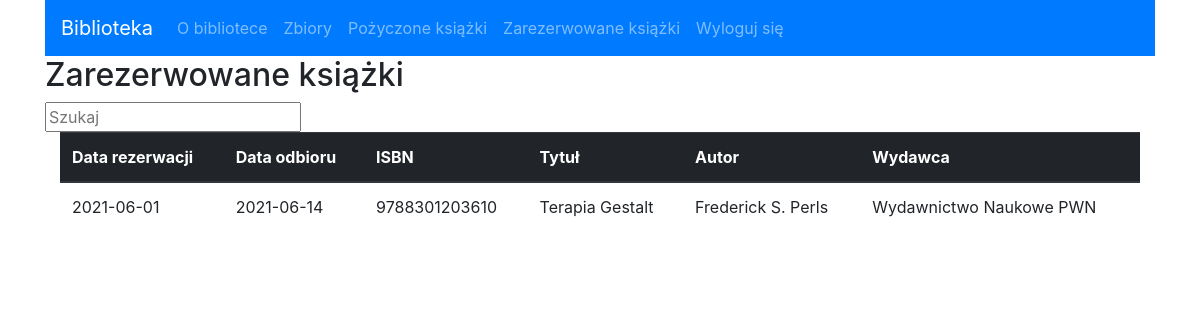
The page /reserved.php (signed in) on the database its author committed.
### tables this page shows
CREATE TABLE `czytelnik` (
  `PESEL` varchar(11) NOT NULL,
  `Imie` varchar(20) NOT NULL,
  `Nazwisko` varchar(20) NOT NULL,
  `e-mail` varchar(30) NOT NULL,
  `telefon` int(9) NOT NULL,
  `haslo` varchar(64) NOT NULL
);

CREATE TABLE `rezerwacje` (
  `ISBN` varchar(13) NOT NULL,
  `nr_kopii` int(11) NOT NULL,
  `PESEL` varchar(11) NOT NULL,
  `Data_rezerwacji` date NOT NULL,
  `Data_odbioru` date DEFAULT NULL
);

CREATE TABLE `ksiazka` (
  `ISBN` varchar(13) NOT NULL,
  `Tytul` varchar(55) NOT NULL,
  `Autor` varchar(40) NOT NULL,
  `Wydawca` varchar(40) NOT NULL
);

### reserved.php (the view, shortened to what this page needs)
<!doctype html>
<html lang="en">
  <head>
    <link rel="stylesheet" href="https://maxcdn.bootstrapcdn.com/bootstrap/4.0.0/css/bootstrap.min.css">
  </head>
  <body>
    <div class="container">
      <nav class="navbar navbar-expand-lg navbar-dark bg-primary">
        <a class="navbar-brand active" href="index.php">Biblioteka</a>
        <div class="collapse navbar-collapse" id="navbarSupportedContent">
          <ul class="navbar-nav mr-auto">
            <li class="nav-item">
              <a class="nav-link" href="info.php">O bibliotece</a>
            </li>
            <li class="nav-item">
              <a class="nav-link" href="zbiory.php">Zbiory</a>
            </li>
          <?php
          if (isset($_SESSION["username"])) {
            if($_SESSION['username'] == 'admin@biblioteka.example'){
              echo "<li class='nav-item'> <a class='nav-link' href='users.php'>Czytelnicy</a></li>
              <li class='nav-item'> <a class='nav-link' href='admin.php'>Panel administratora</a></li>";
            }
            else{
              echo "<li class='nav-item'> <a class='nav-link' href='borrowed.php'>Pożyczone książki</a></li>
              <li class='nav-item'> <a class='nav-link' href='reserved.php'>Zarezerwowane książki</a></li>";
            }
            echo "<li class='nav-item'> <a class='nav-link' href='logout.php'>Wyloguj się</a></li>";
          }
          else{
            echo "<li class='nav-item'> <a class='nav-link' href='login.php'>Zaloguj się</a></li>";
          }
          ?>
          </ul>
      </nav>
    </div>
    <div class="container">
      <h2>Zarezerwowane książki</h2>
      <input type="text" id="inputContent" onkeyup="Search()" placeholder="Szukaj">
        <div class="container">
      <?php
        $email = $_SESSION["username"];
        include('connection.php');
        $sql = "SELECT `czytelnik`.`PESEL`,`rezerwacje`.`ISBN`,`rezerwacje`.`Data_rezerwacji`,`rezerwacje`.`Data_odbioru`,`ksiazka`.`Tytul`,`ksiazka`.`Autor`,`ksiazka`.`Wydawca` FROM `czytelnik`,`rezerwacje`,`kopia`,`ksiazka`
        where `czytelnik`.`PESEL` = `rezerwacje`.`PESEL`
        and `czytelnik`.`e-mail` = '$email'
        and `rezerwacje`.`ISBN` = `kopia`.`ISBN`
        and `kopia`.`ISBN` = `ksiazka`.`ISBN` ORDER BY `rezerwacje`.`Data_rezerwacji` DESC;";
        $result = mysqli_query($conn,$sql);
        echo '<table class="table" id="ksiazkiTab">
            <thead class="thead-dark">
            <tr>
                <th scope="col">Data rezerwacji</th>
                <th scope="col">Data odbioru</th>
                <th scope="col">ISBN</th>
                <th scope="col">Tytuł</th>
                <th scope="col">Autor</th>
                <th scope="col">Wydawca</th>
           </tr>
           </thead>';
           while($row = $result->fetch_assoc()) {
            echo '<tr>
              <td>' . $row['Data_rezerwacji'] . '</td>
              <td>' . $row['Data_odbioru'] . '</td>
              <td>' . $row['ISBN'] . '</td>
              <td>' . $row['Tytul'] . '</td>
              <td>' . $row['Autor'] . '</td>
              <td>' . $row['Wydawca'] . '</td>';
            if ($row['Data_odbioru'] == NULL) {
              echo'<td>
              <form action="cancelres.php" method="post">
              <input type="hidden" name="PESEL" value="' . $row['PESEL'] . '"/>
              <input type="hidden" name="ISBN" value="' . $row['ISBN'] . '"/>
              <input type="hidden" name="Data_rezerwacji" value="' . $row['Data_rezerwacji'] . '"/>
              <button class="btn btn-warning">Anuluj</button>
            </form>
            </td>
            </tr>';
          }
          else{echo '</tr>';}
        }
      ?>
      </div>
    </div>
  </body>
</html>

### rows shown on the page
czytelnik: rezerwacje.Data_rezerwacji "2021-06-01", rezerwacje.Data_odbioru "2021-06-14", rezerwacje.ISBN "9788301203610", ksiazka.Tytul "Terapia Gestalt", ksiazka.Autor "Frederick S. Perls", ksiazka.Wydawca "Wydawnictwo Naukowe PWN"
